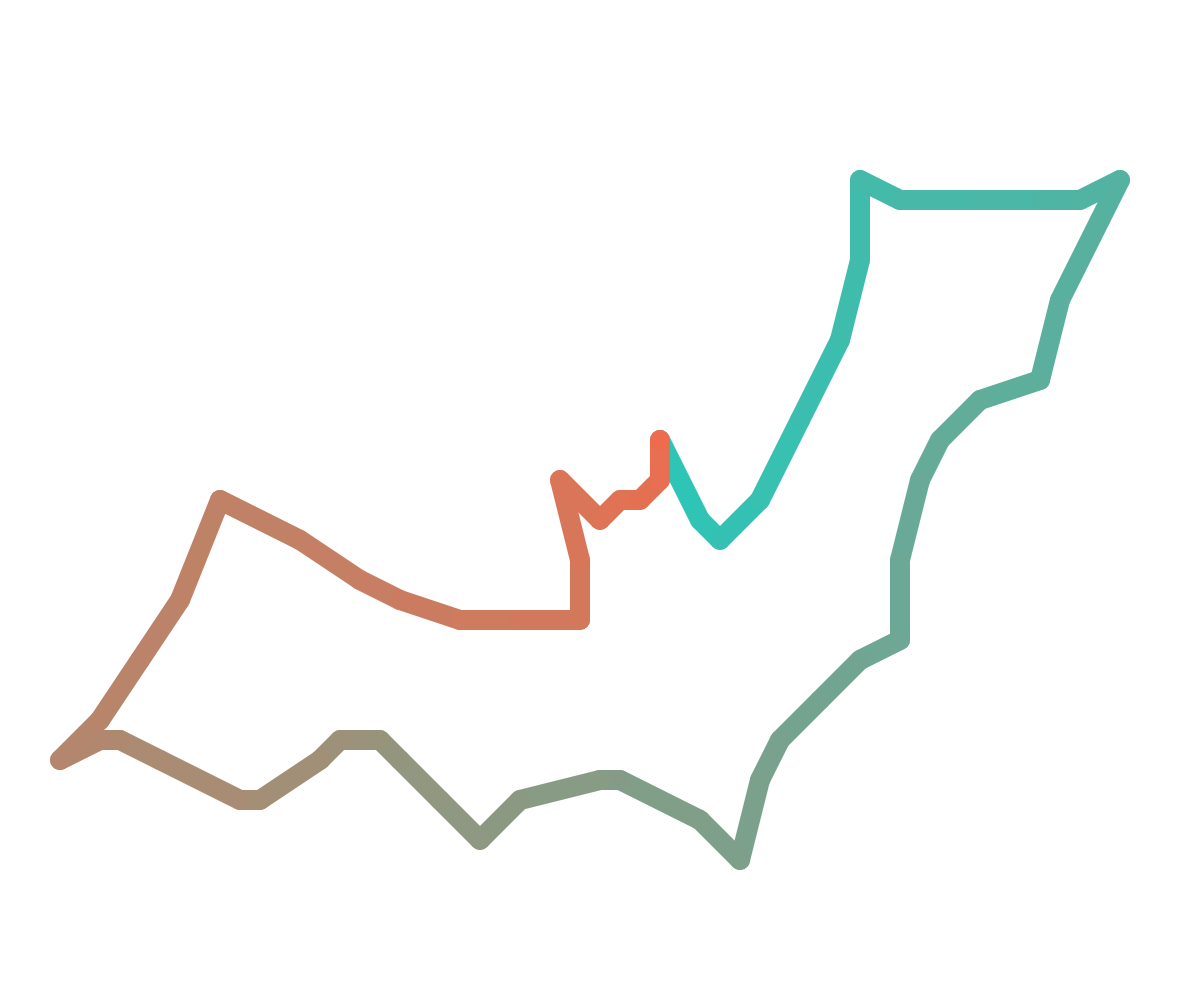
Frame 1 (no input)
Frame 60 (no input): identical to frame 1, image omitted
Frame 120 (the mouse pressed at the canvas centre since frame 60): identical to frame 1, image omitted

The p5.js sketch that drew this single still picture (run headless with seeded random() and noise() and a simulated clock; from frame 60 on, the mouse is pressed at the canvas centre):

// p5.js sketch
// ── sketch.js
function setup() {
  createCanvas(windowWidth, windowHeight);  //設定畫布和視窗大小相同

}

function myyyy() { //將圖畫整理為一個函數
  //要連線的座標點
  let points = [[3,3],[5,-1],[6,-2],[8,0],[10,4],[12,8],[13,12],[13,16],[15,15],[19,15],[22,15],[24,15],[26,16],[25,14],[23,10],[22,6],[19,5],[17,3],[16,1],[15,-3],[15,-7],[13,-8],[11,-10],[9,-12],[8,-14],[7,-18],[5,-16],[1,-14],[0,-14],[-4,-15],[-6,-17],[-8,-15],[-10,-13],[-11,-12],[-12,-12],[-13,-12],[-14,-13],[-17,-15],[-18,-15],[-22,-13],[-24,-12],[-25,-12],[-27,-13],[-25,-11],[-23,-8],[-21,-5],[-19,0],[-15,-2],[-12,-4],[-10,-5],[-7,-6],[-4,-6],[-1,-6],[-1,-3],[-2,1],[0,-1],[1,0],[2,0],[3,1],[3,3]]; 


  // 將座標點擴大 20 倍
  for (let i = 0; i < points.length; i++) {
    for (let j = 0; j < points[i].length; j++) {
      points[i][j] = points[i][j] * 20;
    }
  }

  //基本設定
  translate(width/2, height/2);
  scale(1, -1);
  strokeWeight(20); //線條粗細

  // 定義漸層顏色
  let c1 = color("#2ec4b6");
  let c2 = color("#ee6c4d");
 
  //從第一點跟第二點連成一線，接著，從第二點跟第三點連成一線，以此類推到最後一個
  for (let t = 0; t < points.length-1; t++) {
    let colorLine = lerpColor(c1, c2, t / points.length);
    stroke(colorLine);
    line(points[t][0], points[t][1], points[t+1][0], points[t+1][1]);
  }

  //最後一點與第一點連成一線
  let colorLine = lerpColor(c1, c2, 1);
  stroke(colorLine);
  line(points[points.length-1][0], points[points.length-1][1], points[0][0], points[0][1]);
}


function draw() {
  background(255); //背景色白色
  myyyy() //呼叫函數繪圖
}
